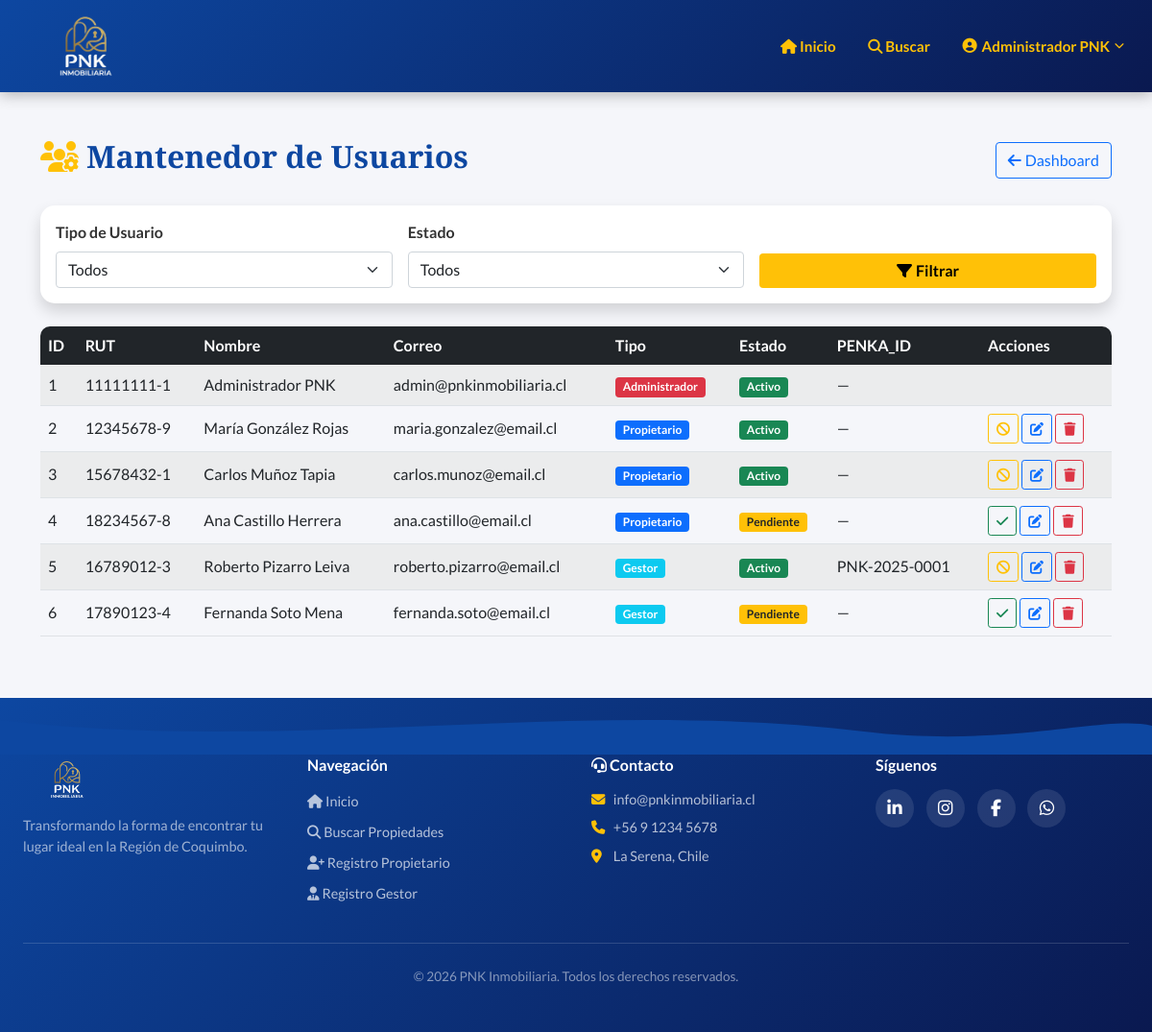
Page /crud-usuarios.php (signed in) on the committed database.
### tables this page shows
CREATE TABLE usuarios (
    id              INT AUTO_INCREMENT PRIMARY KEY,
    rut             VARCHAR(12) NOT NULL UNIQUE,
    nombre_completo VARCHAR(150) NOT NULL,
    fecha_nacimiento DATE NULL,
    correo          VARCHAR(150) NOT NULL UNIQUE,
    password        VARCHAR(255) NOT NULL,
    sexo            ENUM('M','F') NULL,
    telefono        VARCHAR(20) NULL,
    tipo_usuario    ENUM('administrador','propietario','gestor') NOT NULL DEFAULT 'propietario',
    estado          ENUM('pendiente','activo','inactivo') NOT NULL DEFAULT 'pendiente',
    penka_id        VARCHAR(20) NULL COMMENT 'Solo para gestores, formato PNK-YYYY-XXXX',
    certificado_antecedentes VARCHAR(255) NULL COMMENT 'Ruta del archivo PDF/imagen',
    num_propiedad_bbr VARCHAR(50) NULL COMMENT 'Nro. propiedad Bienes Raíces (propietarios)',
    created_at      TIMESTAMP DEFAULT CURRENT_TIMESTAMP,
    updated_at      TIMESTAMP DEFAULT CURRENT_TIMESTAMP ON UPDATE CURRENT_TIMESTAMP,
    INDEX idx_tipo_usuario (tipo_usuario),
    INDEX idx_estado (estado),
    INDEX idx_correo (correo)
);

### includes/auth.php (called while the page is built, shortened)
<?php
function sanitize(string $input): string {
    return htmlspecialchars(trim($input), ENT_QUOTES, 'UTF-8');
}

### crud-usuarios.php (the view, shortened to what this page needs)
<?php
require_once 'includes/header.php';
$filtroTipo = $_GET['tipo'] ?? '';
$filtroEstado = $_GET['estado'] ?? '';
$page = max(1, intval($_GET['page'] ?? 1));
$perPage = 10;
$offset = ($page - 1) * $perPage;
$where = "WHERE 1=1";
$params = [];
$stmt = $pdo->prepare("SELECT * FROM usuarios $where ORDER BY created_at DESC LIMIT $perPage OFFSET $offset");
$stmt->execute($params);
$usuarios = $stmt->fetchAll();
?>
<section class="container my-5">
    <div class="d-flex justify-content-between align-items-center mb-4">
        <h2 class="fw-bold"><i class="fas fa-users-cog text-warning me-2"></i>Mantenedor de Usuarios</h2>
        <a href="dashboard.php" class="btn btn-outline-primary"><i class="fas fa-arrow-left me-1"></i>Dashboard</a>
    </div>
    <div class="card premium-card border-0 shadow p-3 mb-4">
        <form method="GET" class="row g-3 align-items-end">
            <div class="col-md-4">
                <label class="form-label fw-bold">Tipo de Usuario</label>
                <select name="tipo" class="form-select">
                    <option value="">Todos</option>
                </select>
            </div>
            <div class="col-md-4">
                <label class="form-label fw-bold">Estado</label>
                <select name="estado" class="form-select">
                    <option value="">Todos</option>
                </select>
            </div>
            <div class="col-md-4">
                <button class="btn btn-warning text-dark fw-bold w-100"><i class="fas fa-filter me-1"></i>Filtrar</button>
            </div>
        </form>
    </div>
    <div class="table-responsive">
        <table class="table table-striped table-hover align-middle">
            <thead class="table-dark">
                <tr><th>ID</th><th>RUT</th><th>Nombre</th><th>Correo</th><th>Tipo</th><th>Estado</th><th>PENKA_ID</th><th>Acciones</th></tr>
            </thead>
            <tbody>
            <?php foreach ($usuarios as $u): ?>
                <tr>
                    <td><?= $u['id'] ?></td>
                    <td><?= sanitize($u['rut']) ?></td>
                    <td><?= sanitize($u['nombre_completo']) ?></td>
                    <td><?= sanitize($u['correo']) ?></td>
                    <td><span class="badge bg-<?= $u['tipo_usuario']==='administrador'?'danger':($u['tipo_usuario']==='propietario'?'primary':'info') ?>"><?= ucfirst($u['tipo_usuario']) ?></span></td>
                    <td><span class="badge bg-<?= $u['estado']==='activo'?'success':($u['estado']==='pendiente'?'warning text-dark':'secondary') ?>"><?= ucfirst($u['estado']) ?></span></td>
                    <td><?= $u['penka_id'] ? sanitize($u['penka_id']) : '—' ?></td>
                    <td>
                        <?php if ($u['id'] > 1): ?>
                        <form method="POST" class="d-inline">
                            <button class="btn btn-sm btn-<?= $u['estado']==='activo'?'outline-warning':'outline-success' ?>" title="<?= $u['estado']==='activo'?'Desactivar':'Activar' ?>">
                                <i class="fas fa-<?= $u['estado']==='activo'?'ban':'check' ?>"></i>
                            </button>
                        </form>
                        <a href="?edit=<?= $u['id'] ?>&<?= http_build_query(['tipo'=>$filtroTipo,'estado'=>$filtroEstado,'page'=>$page]) ?>" class="btn btn-sm btn-outline-primary" title="Editar"><i class="fas fa-edit"></i></a>
                        <form method="POST" class="d-inline">
                            <button class="btn btn-sm btn-outline-danger" data-confirm="¿Eliminar este usuario?" title="Eliminar"><i class="fas fa-trash"></i></button>
                        </form>
                        <?php endif; ?>
                    </td>
                </tr>
            <?php endforeach; ?>
            </tbody>
        </table>
    </div>
</section>
<?php require_once 'includes/footer.php'; ?>

### css/style.css (style rules this page uses)
:root { --color-header: #0d47a1; --color-secundario: #1976d2; --color-acento: #ffc107; --color-texto: #ffffff; --color-dark: #0a1950; --color-gold: #d4a843; --font-heading: 'Playfair Display', Georgia, serif; --font-body: 'Lato', 'Segoe UI', sans-serif; --shadow-card: 0 10px 30px rgba(0, 0, 0, 0.08); --shadow-hover: 0 15px 35px rgba(0, 0, 0, 0.15); --radius: 15px; --transition: all 0.3s ease; }
* { box-sizing: border-box; }
body { font-family: var(--font-body); margin: 0; background: #f5f6fa; color: #333; min-height: 100vh; display: flex; flex-direction: column; }
h1, h2, h3, h4, h5, h6 { font-family: var(--font-heading); color: var(--color-header); font-weight: 700; }
.hero-section h1, .hero-section h2, .hero-section h3, .footer-pnk h1, .footer-pnk h2, .footer-pnk h3, .footer-pnk h4, .bg-header-institutional h1, .bg-header-institutional h2, .bg-header-institutional h3, .table-dark th { color: #fff; }
.premium-card { border: none; border-radius: var(--radius); box-shadow: var(--shadow-card); transition: var(--transition); background: #fff; }
.btn-custom, .btn-warning { background-color: var(--color-acento); color: #000 !important; font-weight: bold; border: none; transition: var(--transition); }
.table-striped tbody tr:nth-of-type(odd) { background-color: #f8f9fa; }
.table-responsive { border-radius: 10px; overflow: hidden; }
.premium-card { animation: fadeInUp 0.5s ease-out; }

### rows in the picture
usuarios: id "1", rut "11111111-1", nombre_completo "Administrador PNK", correo "admin@pnkinmobiliaria.cl", tipo_usuario "Administrador", estado "Activo"
usuarios: id "2", rut "12345678-9", nombre_completo "María González Rojas", correo "maria.gonzalez@email.cl", tipo_usuario "Propietario", estado "Activo"
usuarios: id "3", rut "15678432-1", nombre_completo "Carlos Muñoz Tapia", correo "carlos.munoz@email.cl", tipo_usuario "Propietario", estado "Activo"
usuarios: id "4", rut "18234567-8", nombre_completo "Ana Castillo Herrera", correo "ana.castillo@email.cl", tipo_usuario "Propietario", estado "Pendiente"
usuarios: id "5", rut "16789012-3", nombre_completo "Roberto Pizarro Leiva", correo "roberto.pizarro@email.cl", tipo_usuario "Gestor", estado "Activo", penka "PNK-2025-0001"
usuarios: id "6", rut "17890123-4", nombre_completo "Fernanda Soto Mena", correo "fernanda.soto@email.cl", tipo_usuario "Gestor", estado "Pendiente"

### other values in the picture
getUserName() "Administrador PNK"
